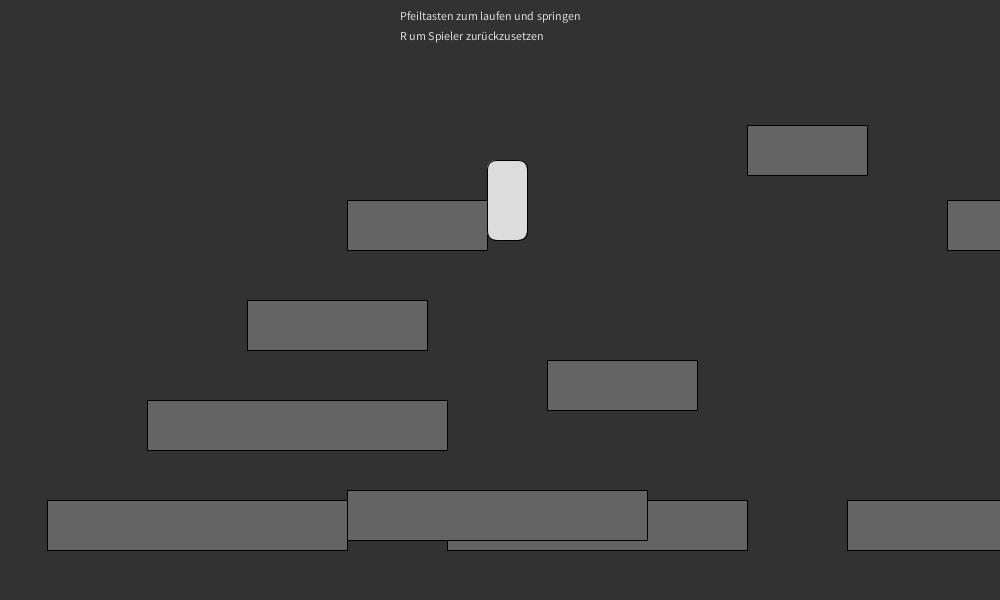
Frame 1 (no input)
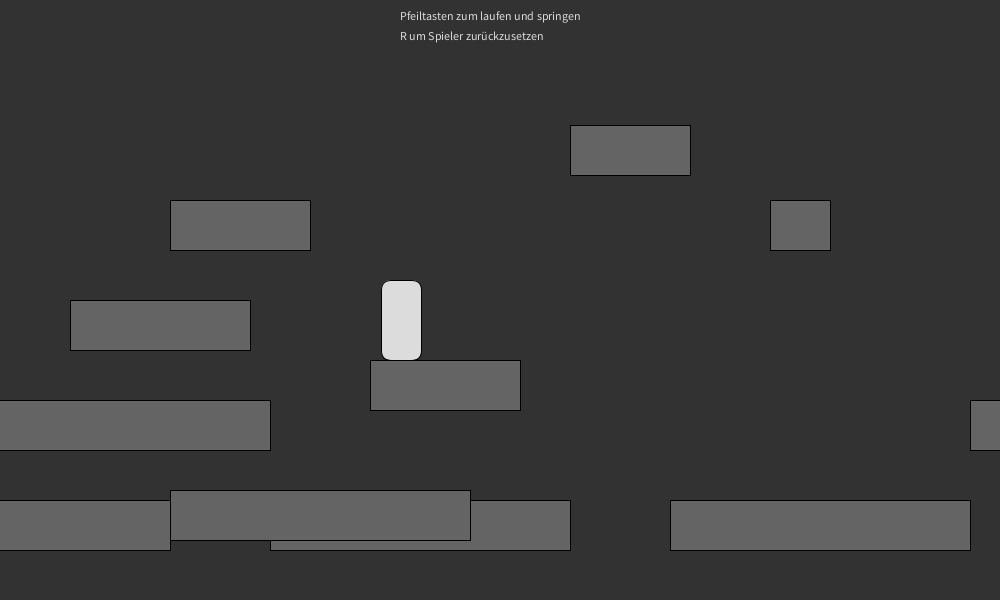
Frame 60 (the mouse pressed at the canvas centre just before this capture)
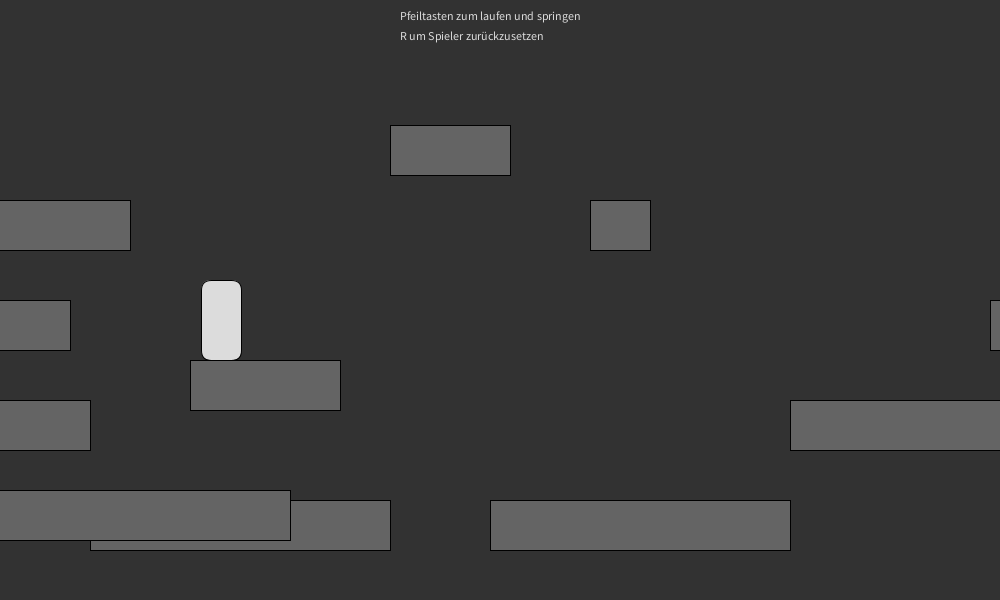
Frame 120 (the mouse held since frame 60 and released just before this capture)

The Processing sketch that drew these frames (run headless with seeded random() and noise(); from frame 60 on, the mouse is pressed at the canvas centre):

// Processing sketch: Runner_v1_1
// ── Runner_v1_1.pde
Player ply = new Player(500, 200);
ArrayList<Block> blocks = new ArrayList<Block>();
float gravity = 1;

void setup() {
  size(1000, 600);

  blocks.add(new Block(50, 500, 300, 50));
  blocks.add(new Block(150, 400, 300, 50));
  blocks.add(new Block(250, 300, 180, 50));
  blocks.add(new Block(350, 200, 140, 50));
  blocks.add(new Block(450, 500, 300, 50));
  blocks.add(new Block(350, 490, 300, 50));
  blocks.add(new Block(550, 360, 150, 50));
  blocks.add(new Block(750, 125, 120, 50));
  blocks.add(new Block(850, 500, 300, 50));
  blocks.add(new Block(1150, 400, 300, 50));
  blocks.add(new Block(1350, 300, 90, 50));
  blocks.add(new Block(950, 200, 60, 50));
}

void draw() {
  background(50);

  //draw Blocks
  for (Block b : blocks) {
    b.moveBy(-3, 0);
    if (ply.onBlock(b)) {
      fill(255, 0, 0);
      rect(b.min.x, b.min.y, b.w, b.h);
      ply.groundVel = b.vel.x;
    }
    b.draw();

    if (b.max.x<0) {
      b.moveBy(1000 + b.w + random(300), 0);
    }
  }

  //draw Player
  ply.update();

  //draw Anleitung
  text("Pfeiltasten zum laufen und springen", 400, 20);
  text("R um Spieler zurückzusetzen", 400, 40);
}

class Player {
  PVector pos;
  PVector lastPos;
  PVector vel;
  PVector acc;
  float h = 80;
  float w = 40;
  float groundVel = 0;
  Player(float x, float y) {
    pos = new PVector(x, y);
    lastPos = new PVector(x, y);
    vel = new PVector(0, 0);
    acc = new PVector(0, 0);
  }
  void update() {
    // Inertia: objects in motion stay in motion.

    vel.x = pos.x - lastPos.x - groundVel;
    vel.y = pos.y - lastPos.y;
    vel.x *= 0.7; 
    vel.y *= 0.98;
    //for (Block b : blocks) {
    //  if (onBlock(b)) {
    //    vel.add(b.vel);
    //  }
    //}

    accelerate();

    float nextX = pos.x + vel.x + acc.x + groundVel;
    float nextY = pos.y + vel.y + acc.y;

    lastPos.x = pos.x;
    lastPos.y = pos.y;

    pos.x = nextX;
    pos.y = nextY;

    acc.x = 0;
    acc.y = gravity;

    solve();

    //draw Player
    fill(220);
    rect(pos.x-w/2, pos.y-h/2, w, h, 10, 10, 10, 10);
  }

  void accelerate() {
    //Run
    if (keyIsDown(LEFT)) acc.x -= 2;
    if (keyIsDown(RIGHT)) acc.x += 2;

    //Jump
    if (keyIsDown(UP) && vel.y==0 && onGround()) {
      System.out.println("Jump "+frameCount);
      acc.y -= 20;
    }
  }

  //Gibt true zurück, wenn der Spieler Boden unter den Füßen hat
  boolean onGround() {
    for (Block b : blocks) {
      if (onBlock(b)) {
        return true;
      }
    }
    return false;
  }
  boolean onBlock(Block b) {
    if (pos.x+w/2-5 < b.min.x || pos.x-w/2+5 > b.max.x) {
      return false;
    }
    float yBelowPlayer = pos.y+h/2+1;
    if (yBelowPlayer > b.min.y && yBelowPlayer < b.max.y) {
      return true;
    }
    return false;
  }

  //bei Kollision wird der Spieler auf die nächste freie Stelle gesetzt
  void solve() {
    for (Block b : blocks) {
      if (b.playerCollision()) {
        PVector cToC = centerToCenter(ply, b);
        PVector fixedPos = pos.copy();
        if (abs(cToC.x)-(w/2 + b.w/2) > abs(cToC.y)-(h/2 + b.h/2)) {
          if (cToC.x>0) {
            fixedPos.x = b.min.x - (ply.w/2);
          } else {
            fixedPos.x = b.max.x + (ply.w/2);
          }
        } else {
          if (cToC.y>0) {
            fixedPos.y = b.min.y - (ply.h/2);
          } else {
            fixedPos.y = b.max.y + (ply.h/2);
          }
        }
        pos = fixedPos;
      }
      if (pos.y+h > b.min.y) {
      }
    }
  }
}

class Block {
  PVector min;
  PVector max;
  PVector lastMin;
  PVector vel = new PVector(0, 0);
  float w;
  float h;
  Block(float x, float y, float w, float h) {
    min = new PVector(x, y);
    max = new PVector(x+w, y+h);
    lastMin = min.copy();
    this.w = w;
    this.h = h;
  }
  boolean playerCollision() {
    if (abs(ply.pos.x - (min.x+w/2)) > ply.w/2+w/2) {
      return false;
    }
    if (abs(ply.pos.y - (min.y+h/2)) > ply.h/2+h/2) {
      return false;
    }
    return true;
  }
  void moveBy(float x, float y) {
    lastMin = min.copy();
    min.x += x;
    min.y += y;
    max.x += x;
    max.y += y;
  }
  void draw() {
    fill(100);
    rect(min.x, min.y, w, h);
    vel = min.copy().sub(lastMin);
  }
}

PVector centerToCenter(Player ply, Block b) {
  float xVal = (b.min.x+b.w/2)- ply.pos.x;
  float yVal = (b.min.y+b.h/2)- ply.pos.y;
  return new PVector(xVal, yVal);
}

// ── Keys.pde
ArrayList<Integer> pressedKeys = new ArrayList<Integer>();

void keyPressed() {
  if (!pressedKeys.contains(keyCode)) {
    pressedKeys.add(keyCode);
  }
  if (key=='r') {
    ply.pos = new PVector(500,100);
    ply.lastPos = ply.pos.copy();
  }
}
void keyReleased() {
  if(pressedKeys.contains(keyCode)) {
    pressedKeys.remove((Integer)keyCode);
  }
}
boolean keyIsDown(int i) {
  return pressedKeys.contains(i);
}
boolean keyIsDown(char c) {
  return keyIsDown((int)Character.toUpperCase(c));
}
